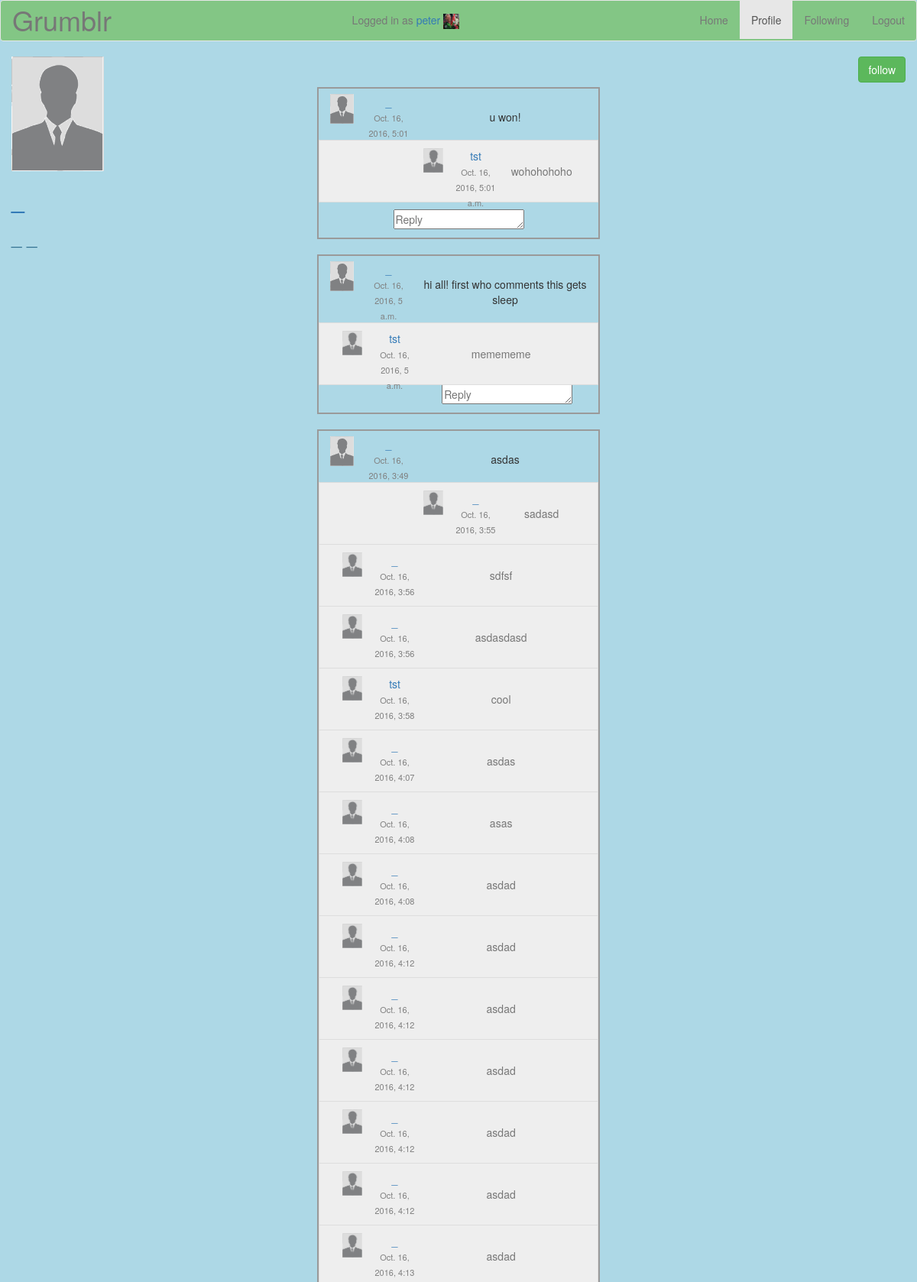
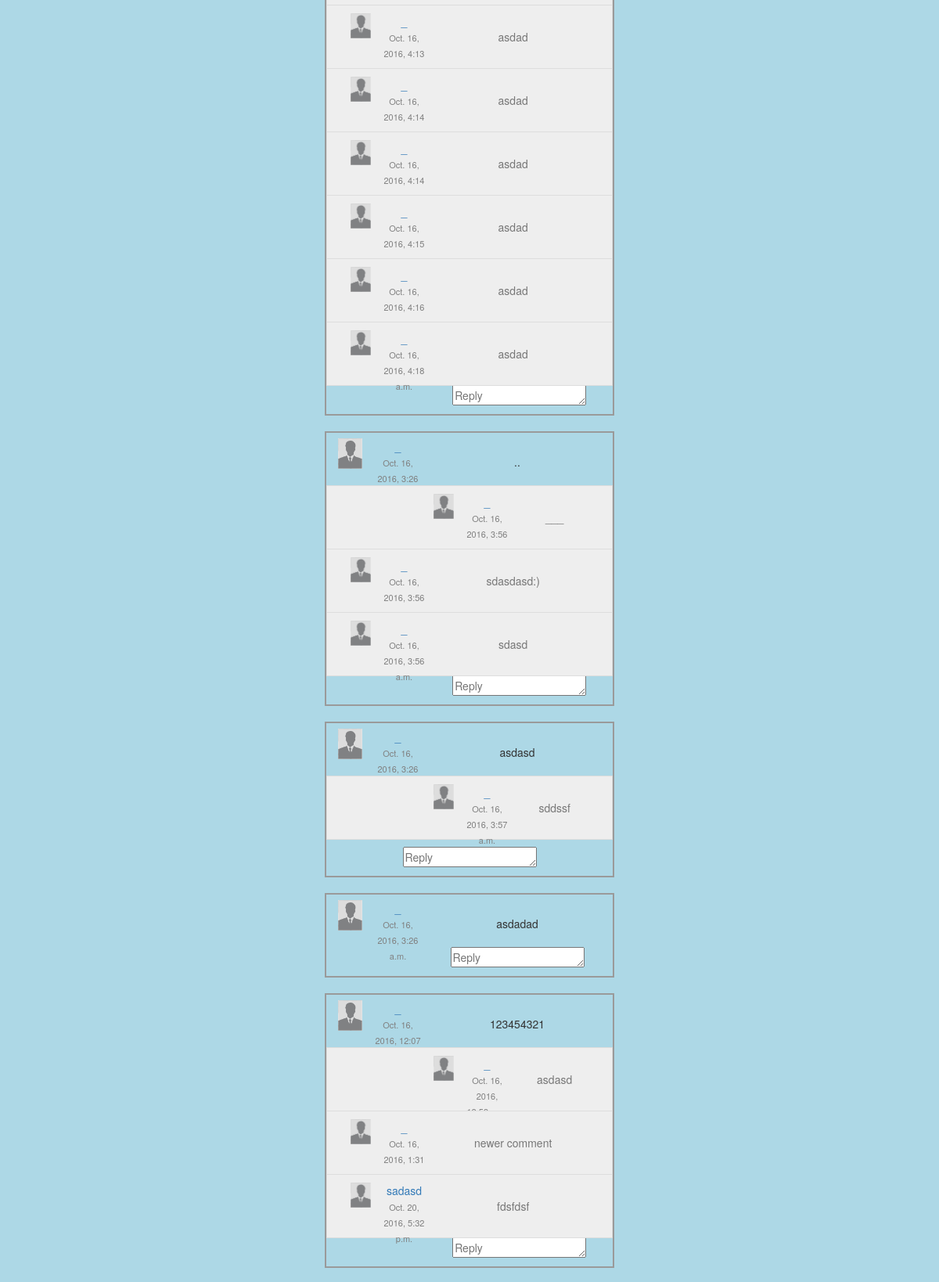
Page /profile/_ (signed in, upper part) on the committed database (2 pictures, top to bottom).
### grumblr/models.py (models this page shows, shortened)
class UserProfile(models.Model):
	user = models.OneToOneField(User, on_delete=models.CASCADE, primary_key=True, related_name="profile")
	age = models.PositiveIntegerField(blank=True, null=True)
	bio = models.TextField(max_length=420, default="", blank=True)
	profile_pic = models.ImageField(upload_to='profile-pic', blank=True)
	following = models.ManyToManyField("self", related_name="followed")
	is_confirmed = models.BooleanField(default=False)

class Message(models.Model):
	user = models.ForeignKey(User) # one (user) to many (messages) relation - every message has a key that is the user it belongs to
	text = models.CharField(max_length=42)
	date = models.DateTimeField(auto_now=True)
	class Meta:
		ordering = ('-date',)

class Comment(models.Model):
	message = models.ForeignKey(Message, related_name="comments") # one (message) to many (comments) relation - every message has a key that is the user it belongs to
	user = models.ForeignKey(User, related_name="users") # one (user) to many (comments) relation - every user can have many commnts
	text = models.CharField(max_length=42)
	date = models.DateTimeField(auto_now=True)
	class Meta:
		ordering = ('date',)

### grumblr/views.py (the view)
# urls.py: url(r'^profile/(?P<username>\w*)$', grumblr.views.profile, name='profile'),
@login_required
def profile(request, username):
	try:
		user_object = User.objects.get(username=username) # When populating your context, don't make multiple queries to the database cause that is quite inefficient. Store the query result as a variable and access the variable.
		context = {'messages': Message.objects.filter(user=user_object), 'username': username, 'first_name': user_object.first_name, 'last_name': user_object.last_name, 'user_profile': user_object.profile, 'following': user_object.profile in User.objects.get(username=request.user).profile.following.all(), 'form': AddPostForm(), 'timestamp': current_milli_time()} # to show user's information in his profile page
		return render(request, 'grumblr/profile.html', context)
	except ObjectDoesNotExist:
		context = {'messages': Message.objects.all, 'username': request.user.username, 'first_name': User.objects.get(username=request.user).first_name, 'errors': ["User " + username + " does not exist."], 'form': AddPostForm(), 'timestamp': current_milli_time()}
		return render(request, 'grumblr/index.html', context)

### grumblr/forms.py (shortened to what this page needs)
class AddPostForm(forms.Form):
	text = forms.CharField(max_length=42, widget=forms.Textarea({'cols': 23, 'rows': 3, 'placeholder': "  What's on your mind?"}))

### grumblr/templates/grumblr/profile.html (shortened to what this page needs)
{% extends 'grumblr/main_template.html' %}
{% load static from staticfiles %}
{% block navbar_active2 %}<li class="active showmessages">{% endblock %}
{% block top-left %}
	<div class="container-fluid">
		<div class="row">
			<div class="col-lg-2">
				<img src="{{ user_profile.profile_pic.url }}" alt="profile pic" class="profile-pic">
				<br>
				<h2>
					<a href="{% url 'profile' username %}" class="username"><b>{{ username }}</b></a><br>
				</h2>
				<h3 class="text-info">
					{{ first_name }} {{ last_name }} <br>
				</h3>
			</div>
			<div class="col-lg-2">
			</div>
			<div class="col-lg-4" align="center">
{% endblock %}
			 {% block follow %}
			 <div class="col-lg-4">
			 <span class="pull-right">
			{% ifnotequal username request.user.username %}
			{% if not following %}
				<a class="btn btn-success col-lg-12" href="{% url 'follow-unfollow' username %}">follow</a><br>
				{% else %}
				<a class="btn btn-danger col-lg-12" href="{% url 'follow-unfollow' username %}">unfollow</a><br>
				{% endif %}
				<br>
				</span>
			{% else %}
				{% if user_profile.is_confirmed == False %}
				<div class="error">You still haven't confirmed your email!</div>
				{% endif %}
			{% endifnotequal %}
			</div>
		{% endblock %}

### grumblr/templates/grumblr/main_template.html (shortened to what this page needs)
{% load static from staticfiles %}
<!DOCTYPE html>
<html>
<head>
	<link href="{% static '/grumblr/css/bootstrap.min.css' %}" rel="stylesheet">
	<link href="{% static '/grumblr/css/grumblr.css' %}" rel="stylesheet" type="text/css">
<body>
	<div class="navbar navbar-default">
		<div class="container-fluid">
			<div class="navbar-header">
				<span class="navbar-brand">Grumblr</span>
			</div>
			<p class="nav navbar-text navbar-center">Logged in as
				<a href="{% url 'profile' request.user.username %}">{{ request.user.username }} <img src="{{ request.user.profile.profile_pic.url }}"></a>
			</p>
			<ul class="nav navbar-nav navbar-right">
				{% block navbar_active1 %}<li>{% endblock %}<a href="{% url 'home' %}">Home</a></li>
				{% block navbar_active2 %}<li>{% endblock %}<a href="{% url 'profile' request.user.username %}">Profile</a></li>
				{% block navbar_active3 %}<li>{% endblock %}<a href="{% url 'following' %}">Following</a></li>
				<li><a href="{% url 'logout' %}">Logout</a></li>
			</ul>
		</div>
	</div>
	{% block top-left %}
	{% endblock %}
			<br><br>
				{% for message in messages %}
				<form class="comment-form" action="comment" method="post">
						<div id="{{ message.id }}" class="list-group message-thread">
							<div class="col-lg-2 post-pic">
								<img src="{{ message.user.profile.profile_pic.url }}" class="img-responsive">
							</div>
							<div class="col-lg-2 post-name-date">
								<a href="{% url 'profile' message.user %}" class="post-name">{{message.user}}</a>
								<br>
								<span class="post-date">{{message.date}}</span>
							</div>
							<br>
							 {{message.text}}
					<br><br>
					{% for comment in message.comments.all %}
							<div id="{{ comment.id }}" class="list-group-item disabled">
								<div class="col-lg-2 post-pic">
									<img src="{{ comment.user.profile.profile_pic.url }}" class="img-responsive">
								</div>
								<div class="col-lg-2 post-name-date">
									<a href="{% url 'profile' comment.user %}" class="post-name">{{comment.user}}</a>
									<br>
									<span class="post-date">{{comment.date}}</span>
								</div>
								<br>
								{{comment.text}}
								<br><br>
							</div>
					{% endfor %}
				<span>
					<textarea cols="20" class="{{ message.id }}" maxlength="42" name="text" placeholder="Reply" rows="1" required></textarea>
				</span>
				</div>
			</form>
				{% endfor %}
			</div>
			{% block follow %}{% endblock %}
		</div>
	</div>
</body>
</html>

### grumblr/static/grumblr/css/grumblr.css (style rules this page uses)
.navbar-brand { font-size: 36px; }
.navbar-default { text-align:center; background: #83C685; }
.navbar-center { display: inline-block; float: none; }
.nav img { height: 20px; }
.post-date { font-size: 11px; color: grey; }
body { background: lightblue; }
.profile-pic { height: 150px; width: auto; }
.post-name-date { padding-right: 0px; padding-left: 0px; }
.message-thread { border-style: solid; border-width: 2px; border-color: #9A9A9A; padding: 7px 0px; }

### rows in the picture
UserProfile: profile_pic (placeholder picture)
Message: user.profile.profile_pic (placeholder picture), user "_", date "Oct. 16, 2016, 5:01…", text "u won!", text "Reply"
Comment: user.profile.profile_pic (placeholder picture), user "tst", date "Oct. 16, 2016, 5:01 a.m.", text "wohohohoho"
Message: user.profile.profile_pic (placeholder picture), user "_", date "Oct. 16, 2016, 5 a.m.", text "hi all! first who comments this gets sleep", text "Reply"
Comment: user.profile.profile_pic (placeholder picture), user "tst", date "Oct. 16, 2016, 5 a.m.", text "memememe"
Message: user.profile.profile_pic (placeholder picture), user "_", date "Oct. 16, 2016, 3:49…", text "asdas", text "Reply"
Comment: user.profile.profile_pic (placeholder picture), user "_", date "Oct. 16, 2016, 3:55…", text "sadasd"
Comment: user.profile.profile_pic (placeholder picture), user "_", date "Oct. 16, 2016, 3:56…", text "sdfsf"
Comment: user.profile.profile_pic (placeholder picture), user "_", date "Oct. 16, 2016, 3:56…", text "asdasdasd"
Comment: user.profile.profile_pic (placeholder picture), user "tst", date "Oct. 16, 2016, 3:58…", text "cool"
Comment: user.profile.profile_pic (placeholder picture), user "_", date "Oct. 16, 2016, 4:07…", text "asdas"
Comment: user.profile.profile_pic (placeholder picture), user "_", date "Oct. 16, 2016, 4:08…", text "asas"
Comment: user.profile.profile_pic (placeholder picture), user "_", date "Oct. 16, 2016, 4:08…", text "asdad"
Comment: user.profile.profile_pic (placeholder picture), user "_", date "Oct. 16, 2016, 4:12…", text "asdad"
Comment: user.profile.profile_pic (placeholder picture), user "_", date "Oct. 16, 2016, 4:12…", text "asdad"
Comment: user.profile.profile_pic (placeholder picture), user "_", date "Oct. 16, 2016, 4:12…", text "asdad"
Comment: user.profile.profile_pic (placeholder picture), user "_", date "Oct. 16, 2016, 4:12…", text "asdad"
Comment: user.profile.profile_pic (placeholder picture), user "_", date "Oct. 16, 2016, 4:12…", text "asdad"
Comment: user.profile.profile_pic (placeholder picture), user "_", date "Oct. 16, 2016, 4:13…", text "asdad"
Comment: user.profile.profile_pic (placeholder picture), user "_", date "Oct. 16, 2016, 4:13…", text "asdad"
Comment: user.profile.profile_pic (placeholder picture), user "_", date "Oct. 16, 2016, 4:14…", text "asdad"
Comment: user.profile.profile_pic (placeholder picture), user "_", date "Oct. 16, 2016, 4:14…", text "asdad"
Comment: user.profile.profile_pic (placeholder picture), user "_", date "Oct. 16, 2016, 4:15…", text "asdad"
Comment: user.profile.profile_pic (placeholder picture), user "_", date "Oct. 16, 2016, 4:16…", text "asdad"
Comment: user.profile.profile_pic (placeholder picture), user "_", date "Oct. 16, 2016, 4:18 a.m.", text "asdad"
Message: user.profile.profile_pic (placeholder picture), user "_", date "Oct. 16, 2016, 3:26…", text "..", text "Reply"
Comment: user.profile.profile_pic (placeholder picture), user "_", date "Oct. 16, 2016, 3:56…", text "___"
Comment: user.profile.profile_pic (placeholder picture), user "_", date "Oct. 16, 2016, 3:56…", text "sdasdasd:)"
Comment: user.profile.profile_pic (placeholder picture), user "_", date "Oct. 16, 2016, 3:56 a.m.", text "sdasd"
Message: user.profile.profile_pic (placeholder picture), user "_", date "Oct. 16, 2016, 3:26…", text "asdasd", text "Reply"
Comment: user.profile.profile_pic (placeholder picture), user "_", date "Oct. 16, 2016, 3:57 a.m.", text "sddssf"
Message: user.profile.profile_pic (placeholder picture), user "_", date "Oct. 16, 2016, 3:26 a.m.", text "asdadad", text "Reply"
Message: user.profile.profile_pic (placeholder picture), user "_", date "Oct. 16, 2016, 12:07…", text "123454321", text "Reply"
Comment: user.profile.profile_pic (placeholder picture), user "_", date "Oct. 16, 2016,…", text "asdasd"
Comment: user.profile.profile_pic (placeholder picture), user "_", date "Oct. 16, 2016, 1:31…", text "newer comment"
Comment: user.profile.profile_pic (placeholder picture), user "sadasd", date "Oct. 20, 2016, 5:32 p.m.", text "fdsfdsf"

### other values in the picture
{{ request.user.username }} "peter"
{{ username }} "_"
{{ first_name }} "_"
{{ last_name }} "_"
